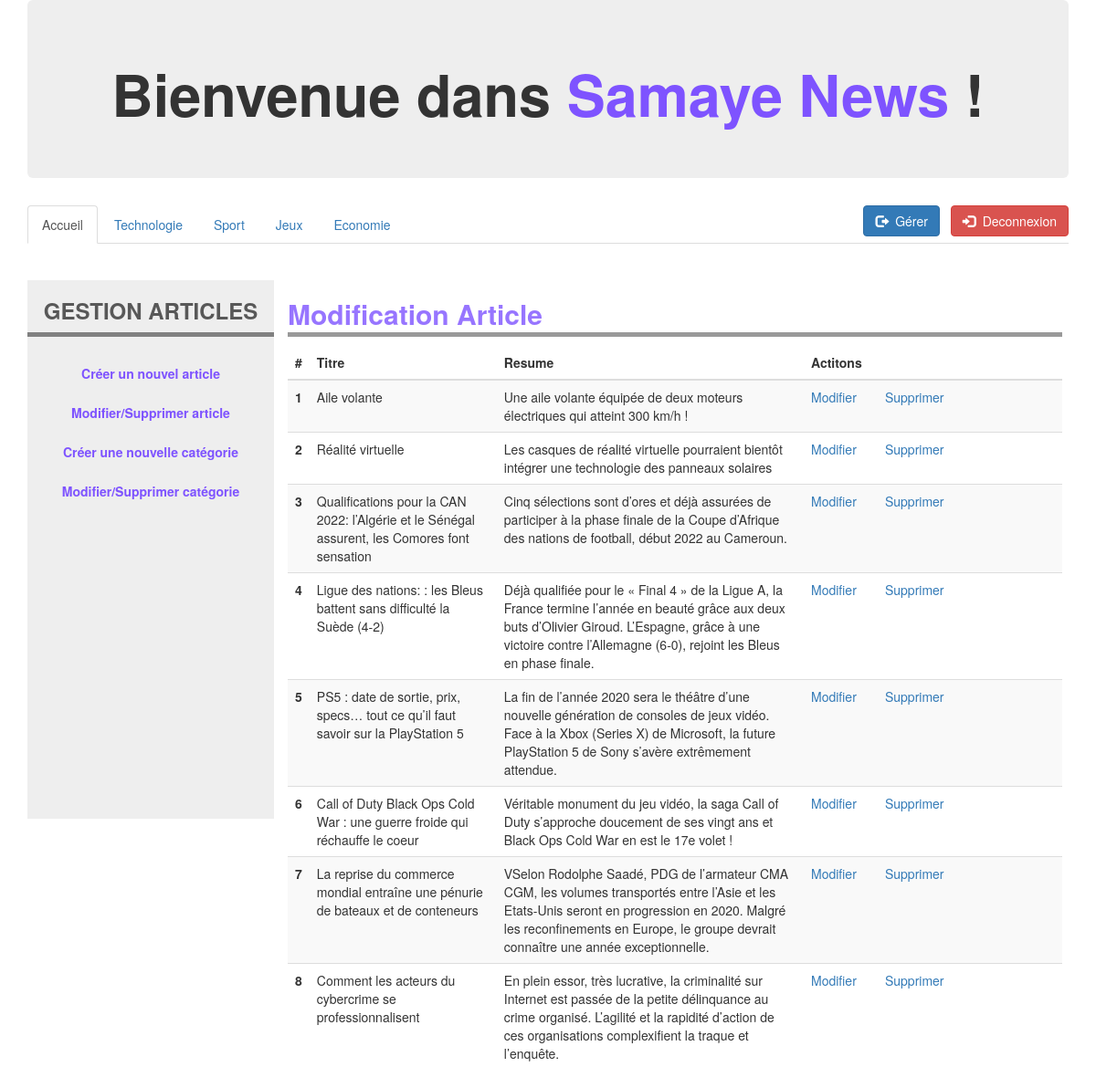
/index.php?modification_article=1 (signed in), run on the app's committed database.
### tables this page shows
CREATE TABLE `categories` (
  `id` int(25) NOT NULL,
  `nom` varchar(30) NOT NULL,
  `description` varchar(100) NOT NULL
);

CREATE TABLE `articles` (
  `id` int(11) NOT NULL,
  `titre` varchar(255) NOT NULL,
  `resume` varchar(1000) NOT NULL,
  `contenu` varchar(10000) NOT NULL,
  `date_pub` date NOT NULL,
  `id_auteur` int(11) NOT NULL,
  `id_categorie` int(25) NOT NULL
);

### controller/ControllerArticle.php (called while the page is built, shortened)
<?php
	class ControllerArticle
	{
		public function accueil()
		{
			$exampleDao = new ExampleDao();
			$data = $exampleDao->get_articles();
			$rub = $exampleDao->get_categorie();
			require("web/affichage.php");
		}
	}
?>

### modele/dao/dao_example_dao.php (called while the page is built, shortened)
<?php
	class ExampleDao
	{
		public function get_articles()
		{
			require("connect_bd.php");
			$sql = "Select id, titre, resume, date_pub from articles";
			$query = $bdd->query($sql);
			$query->execute();
			$data = $query->fetchall(PDO::FETCH_OBJ);
			return $data;
		}
		public function get_categorie()
		{
			require("connect_bd.php");
			$sql = "Select * from categories";
			$query = $bdd->query($sql);
			$query->execute();
			$data = $query->fetchall(PDO::FETCH_OBJ);
			return $data;
		}
	}
?>

### web/includes/templates/gestion_articles/modification_article.php (the view, shortened to what this page needs)
<div class="container">
    <div class="row">
        <div class="col-md-3 section-1">
            <div class="row titre-menu">
                <center>
                    <h3 style="text-align:center; color:; font-weight:bolder; opacity:0.8;">GESTION ARTICLES</h3>
                </center>
            </div>
            <br>
            <div class="row menuR">
                <div class="col-md-12 menu">
                    <a href="index.php?creation_article=1"><div class="row bordureMenu" style="font-weight: bold;">Créer un nouvel article</div></a>
                </div>
            </div>
            <div class="row menuR">
                <div class="col-md-12 menu">
                    <a href="index.php?modification_article=1"><div class="row bordureMenu" style="font-weight: bold;">Modifier/Supprimer article</div></a>
                </div>
            </div>
            <div class="row menuR">
                <div class="col-md-12 menu">
                    <a href="index.php?creation_categorie=1"><div class="row bordureMenu" style="font-weight: bold;">Créer une nouvelle catégorie</div></a>
                </div>
            </div>
            <div class="row menuR">
                <div class="col-md-12 menu">
                    <a href="index.php?modification_categorie=1"><div class="row bordureMenu" style="font-weight: bold;">Modifier/Supprimer catégorie</div></a>
                </div>
            </div>
            <br>
        </div>
        <div class="col-md-9 section-2">
            <h2 class="title" style="color: #7E53FF;">Modification Article</h2>
            <form action="">
                <table class="table table-striped">
                    <thead class="thead-dark">
                        <tr>
                        <th scope="col">#</th>
                        <th scope="col">Titre</th>
                        <th scope="col">Resume</th>
                        <th scope="col">Actitons</th>
                        </tr>
                    </thead>
                    <tbody>
                <?php
                    foreach($data as $article):
                ?>
                        <tr>
                        <th scope="row"><?php echo $article->id ?></th>
                        <td><?php echo $article->titre ?></td>
                        <td><?php echo $article->resume ?></td>
                        <td class="col-md-4">
                            <a href="index.php?modification_article=1&update_article=1&id=<?php echo $article->id ?>">Modifier</a>
                            <a href="index.php?modification_article=1&delete=1&id=<?php echo $article->id ?>">Supprimer</a>
                        </td>
                        </tr>
                    <?php
                        endforeach;
                    ?>
                    </tbody>
                </table>
            </form>
        </div>
        <br>
    </div>
    </div>
</div>

### web/includes/templates/header_menu.php (shortened to what this page needs)
<?php
	if (isset($_GET['rubrique']))
	{
		$a = "active";
		$a_accueil = "";
	}
	else
	{
		$a_accueil = "active";
	}
?>
<div class="jumbotron">
    <h1 style="text-align:center; font-weight:bolder;">Bienvenue dans <span style="color:#7E53FF;">Samaye News </span>!</h1>
</div>
<ul class="nav nav-tabs">
		<li role="presentation" class="<?php echo $a_accueil; ?>"><a href="index.php">Accueil</a></li>
	<?php
		foreach($rub as $dataa):
	?>
		<li role="presentation" class="<?php if($_GET['rubrique'] == $dataa->nom) { echo $a; } ?>"><a href="index.php?rubrique=<?php echo $dataa->nom ?>"><?php echo $dataa->nom ?></a></li>
	<?php
		endforeach;
	?>
	<?php
		if (isset($_SESSION['username']))
		{
	?>
		<a href="index.php?deconnexion=1" class="btn btn-danger" style="float: right;">
			<span class="glyphicon glyphicon-log-in"></span>&nbsp Deconnexion
		</a>
		<a href="index.php?gestion_articles=1" class="btn btn-primary" style="float: right; margin-right:12px">
			<span class="glyphicon glyphicon-log-out"></span>&nbsp Gérer
		</a>
	<?php
		}
		else
		{
	?>
		<a href="index.php?connexion=1" class="btn btn-primary" style="float: right; background-color: #7E53FF">
			<span class="glyphicon glyphicon-log-in"></span>&nbsp Connexion
		</a>
	<?php
		}
	?>
</ul>
<br>

### web/includes/css/style.css (style rules this page uses)
.section-1 { min-height: 590px !important; width: 270px; background-color: #EEEEEE; }
.menu { background-color: #EEEEEE; }
.menuR { color:rgb(16, 100, 121); border-bottom: 0px; }
.bordureMenu { padding: 10px; text-align: center; margin-bottom: 3px; background-color: #EEEEEE; color: #7E53FF; text-decoration: none; }
.title { font-weight: bolder; opacity: 0.8; padding-bottom: 4px; border-bottom: solid 5px gray ; }
.titre-menu { border-bottom: solid 5px gray ; }

### data on the page
categories: nom "Technologie"
categories: nom "Sport"
categories: nom "Jeux"
categories: nom "Economie"
articles: id "1", titre "Aile volante", resume "Une aile volante équipée de deux moteurs électriques qui atteint 300 km/h !"
articles: id "2", titre "Réalité virtuelle", resume "Les casques de réalité virtuelle pourraient bientôt intégrer une technologie des panneaux solaires"
articles: id "3", titre "Qualifications pour la CAN 2022: l’Algérie et le Sénégal assurent, les Comores font sensation", resume "Cinq sélections sont d’ores et déjà assurées de participer à la phase finale de la Coupe d’Afrique des nations de football, début 2022 au Cameroun."
articles: id "4", titre "Ligue des nations: : les Bleus battent sans difficulté la Suède (4-2)", resume "Déjà qualifiée pour le « Final 4 » de la Ligue A, la France termine l’année en beauté grâce aux deux buts d’Olivier Giroud. L’Espagne, grâce à une victoire contre l’Allemagne (6-0), rejoint les Bleus en phase finale."
articles: id "5", titre "PS5 : date de sortie, prix, specs… tout ce qu’il faut savoir sur la PlayStation 5", resume "La fin de l’année 2020 sera le théâtre d’une nouvelle génération de consoles de jeux vidéo. Face à la Xbox (Series X) de Microsoft, la future PlayStation 5 de Sony s’avère extrêmement attendue."
articles: id "6", titre "Call of Duty Black Ops Cold War : une guerre froide qui réchauffe le coeur", resume "Véritable monument du jeu vidéo, la saga Call of Duty s’approche doucement de ses vingt ans et Black Ops Cold War en est le 17e volet !"
articles: id "7", titre "La reprise du commerce mondial entraîne une pénurie de bateaux et de conteneurs", resume "VSelon Rodolphe Saadé, PDG de l’armateur CMA CGM, les volumes transportés entre l’Asie et les Etats-Unis seront en progression en 2020. Malgré les reconfinements en Europe, le groupe devrait connaître une année exceptionnelle."
articles: id "8", titre "Comment les acteurs du cybercrime se professionnalisent", resume "En plein essor, très lucrative, la criminalité sur Internet est passée de la petite délinquance au crime organisé. L’agilité et la rapidité d’action de ces organisations complexifient la traque et l’enquête."
